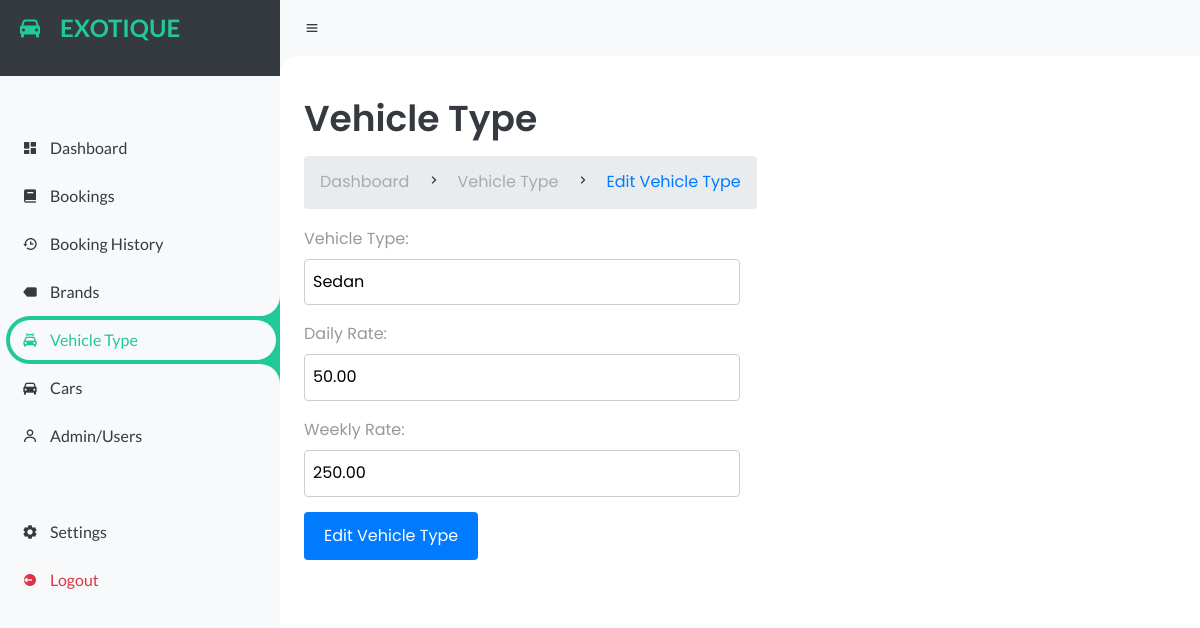
The app's page /admin/edit_body_type.php?btid=1 (signed in) with its own data.
### tables this page shows
CREATE TABLE `cartype` (
  `type_id` int(11) NOT NULL,
  `Weekly_rate` decimal(5,2) DEFAULT NULL,
  `Daily_rate` decimal(5,2) DEFAULT NULL,
  `Car_type` varchar(20) DEFAULT NULL
);

### actions/get_a_statistic.php (called while the page is built, shortened)
<?php
include "../settings/connection.php";
function getACarType($id)
{
    global $conn;
    $query = "SELECT * FROM cartype WHERE Type_id = '$id'";
    $result = mysqli_query($conn, $query);
    $resultCheck = mysqli_num_rows($result);
    if ($resultCheck > 0) {
        $row = mysqli_fetch_assoc($result);
        return $row;
    }
}

### admin/edit_body_type.php (the view, shortened to what this page needs)
<?php
include "../settings/core.php";
include "../actions/get_a_statistic.php";
if (isset($_GET['btid'])) {
    $ret_var = $_GET['btid'];
    $ret_bodytype = getACarType($ret_var);
} else {
    header("Location: ../admin/brands.php");
    exit();
}
?>
<!DOCTYPE html>
<html lang="en">
<head>
    <link href='https://unpkg.com/boxicons@2.0.9/css/boxicons.min.css' rel='stylesheet'>
    <link rel="stylesheet" href="../css/dashboard.css">
    <link rel="stylesheet" href="../css/style.css">
    <link rel="stylesheet" href="../css/popupforms.css">
    <link rel="stylesheet" href="../css/edit_form.css">
</head>
<body>
    <section id="sidebar">
        <a href="../view/landingpage.php" class="brand">
            <i class='bx bxs-car'></i>
            <span class="text">EXOTIQUE</span>
        </a>
        <ul class="side-menu top">
            <li>
                <a href="dashboard.php">
                    <i class='bx bxs-dashboard'></i>
                    <span class="text">Dashboard</span>
                </a>
            </li>
            <li>
                <a href="bookings.php">
                    <i class='bx bxs-book'></i>
                    <span class="text">Bookings</span>
                </a>
            </li>
            <li>
                <a href="booking-history.php">
                    <i class='bx bx-history'></i>
                    <span class="text">Booking History</span>
                </a>
            </li>
            <li>
                <a href="brands.php">
                    <i class='bx bxs-tag'></i>
                    <span class="text">Brands</span>
                </a>
            </li>
            <li class="active">
                <a href="bodytype.php">
                    <i class='bx bxs-car-mechanic'></i>
                    <span class="text">Vehicle Type</span>
                </a>
            </li>
            <li>
                <a href="cars.php">
                    <i class='bx bxs-car'></i>
                    <span class="text">Cars</span>
                </a>
            </li>
            <li>
                <a href="users.php">
                    <i class='bx bx-user'></i>
                    <span class="text">Admin/Users</span>
                </a>
            </li>
        </ul>
        <ul class="side-menu">
            <li>
                <a href="settings.php">
                    <i class='bx bxs-cog'></i>
                    <span class="text">Settings</span>
                </a>
            </li>
            <li>
                <a href="logout.php" class="logout">
                    <i class='bx bxs-log-out-circle'></i>
                    <span class="text">Logout</span>
                </a>
            </li>
        </ul>
    </section>
    <section id="content">
        <nav>
            <i class='bx bx-menu'></i>
        </nav>
        <main>
            <div class="head-title">
                <div class="left">
                    <h1>Vehicle Type</h1>
                    <ul class="breadcrumb">
                        <li>
                            <a href="dashboard.php">Dashboard</a>
                        </li>
                        <li><i class='bx bx-chevron-right'></i></li>
                        <li>
                            <a href="bodytype.php">Vehicle Type</a>
                        </li>
                        <li><i class='bx bx-chevron-right'></i></li>
                        <li>
                            <a class="active" href="edit_bodytype.php">Edit Vehicle Type</a>
                        </li>
                    </ul>
                </div>
            </div>
            <form action="../actions/edit_bodytype_action.php" method="POST" enctype="multipart/form-data">
                <div class="form-group">
                    <label for="bodytype_name">Vehicle Type:</label>
                    <input type="text" id="bodytype_name" name="bodytype_name"
                        value="<?php echo $ret_bodytype['Car_type'] ?>">
                </div>
                <div class="form-group">
                    <label for="daily_rate">Daily Rate:</label>
                    <input type="text" id="daily_rate" name="daily_rate"
                        value="<?php echo $ret_bodytype['Daily_rate'] ?>">
                </div>
                <div class="form-group">
                    <label for="weekly_rate">Weekly Rate:</label>
                    <input type="text" id="weekly_rate" name="weekly_rate"
                        value="<?php echo $ret_bodytype['Weekly_rate'] ?>">
                </div>
                <div class="form-group">
                    <button type="submit" class="btn-submit">Edit Vehicle Type</button>
                </div>
            </form>
        </main>
    </section>
</body>
</html>

### css/dashboard.css (style rules this page uses)
* { margin: 0; padding: 0; box-sizing: border-box; }
a { text-decoration: none; }
li { list-style: none; }
:root { --poppins: 'Poppins', sans-serif; --lato: 'Lato', sans-serif; --light: #F9F9F9; --blue: #3C91E6; --light-blue: #CFE8FF; --grey: #eee; --dark-grey: #AAAAAA; --dark: #342E37; --red: #DB504A; --light-red: #F8D7DA; --yellow: #FFCE26; --light-yellow: #FFF2C6; --orange: #FD7238; --light-orange: #FFE0D3; --teal: #20c997; --light-teal: #D4FBF3; --purple: #A633D6; --light-purple: #E2E2F3; --pink: #F66D9B; --light-pink: #F8D7DA; }
html { overflow-x: hidden; }
body { background: var(--grey); overflow-x: hidden; }
#sidebar { position: fixed; top: 0; left: 0; width: 280px; height: 100%; background: var(--light); z-index: 2000; font-family: var(--lato); transition: .3s ease; overflow-x: hidden; scrollbar-width: none; }
#sidebar .brand { font-size: 24px; font-weight: 700; height: 56px; display: flex; align-items: center; color: var(--teal); position: sticky; top: 0; left: 0; background: var(--dark); z-index: 500; padding-bottom: 20px; box-sizing: content-box; }
#sidebar .brand .bx { min-width: 60px; display: flex; justify-content: center; }
#sidebar .side-menu { width: 100%; margin-top: 48px; }
#sidebar .side-menu li { height: 48px; background: transparent; margin-left: 6px; border-radius: 48px 0 0 48px; padding: 4px; }
#sidebar .side-menu li.active { background: var(--teal); position: relative; }
#sidebar .side-menu li.active::before { content: ''; position: absolute; width: 40px; height: 40px; border-radius: 50%; top: -40px; right: 0; box-shadow: 20px 20px 0 var(--teal); z-index: -1; }
#sidebar .side-menu li.active::after { content: ''; position: absolute; width: 40px; height: 40px; border-radius: 50%; bottom: -40px; right: 0; box-shadow: 20px -20px 0 var(--teal); z-index: -1; }
#sidebar .side-menu li a { width: 100%; height: 100%; background: var(--light); display: flex; align-items: center; border-radius: 48px; font-size: 16px; color: var(--dark); white-space: nowrap; overflow-x: hidden; }
#sidebar .side-menu.top li.active a { color: var(--teal); }
#sidebar .side-menu li a.logout { color: var(--red); }
#sidebar .side-menu li a .bx { min-width: calc(60px - ((4px + 6px) * 2)); display: flex; justify-content: center; }
#content { position: relative; width: calc(100% - 280px); left: 280px; transition: .3s ease; }
#content nav { height: 56px; background: var(--light); padding: 0 24px; display: flex; align-items: center; grid-gap: 24px; font-family: var(--lato); position: sticky; top: 0; left: 0; z-index: 1000; }
#content nav::before { content: ''; position: absolute; width: 40px; height: 40px; bottom: -40px; left: 0; border-radius: 50%; box-shadow: -20px -20px 0 var(--light); }
#content nav .bx.bx-menu { cursor: pointer; color: var(--dark); }
#content main { width: 100%; padding: 36px 24px; font-family: var(--poppins); max-height: calc(100vh - 56px); overflow-y: auto; }
#content main .head-title { display: flex; align-items: center; justify-content: space-between; grid-gap: 16px; flex-wrap: wrap; }
#content main .head-title .left h1 { font-size: 36px; font-weight: 600; margin-bottom: 10px; color: var(--dark); }
#content main .head-title .left .breadcrumb { display: flex; align-items: center; grid-gap: 16px; }
#content main .head-title .left .breadcrumb li { color: var(--dark); }
#content main .head-title .left .breadcrumb li a { color: var(--dark-grey); pointer-events: none; }
#content main .head-title .left .breadcrumb li a.active { color: var(--blue); pointer-events: unset; }

### css/edit_form.css (style rules this page uses)
.form-group { margin-bottom: 15px; }
label { display: block; margin-bottom: 5px; }
input { width: 50%; padding: 8px; border: 1px solid #ccc; border-radius: 4px; }
.btn-submit { padding: 10px 20px; background-color: #007bff; color: #fff; border: none; border-radius: 4px; cursor: pointer; }

### records on screen
cartype: bodytype_name "Sedan", daily_rate "50.00", weekly_rate "250.00"
